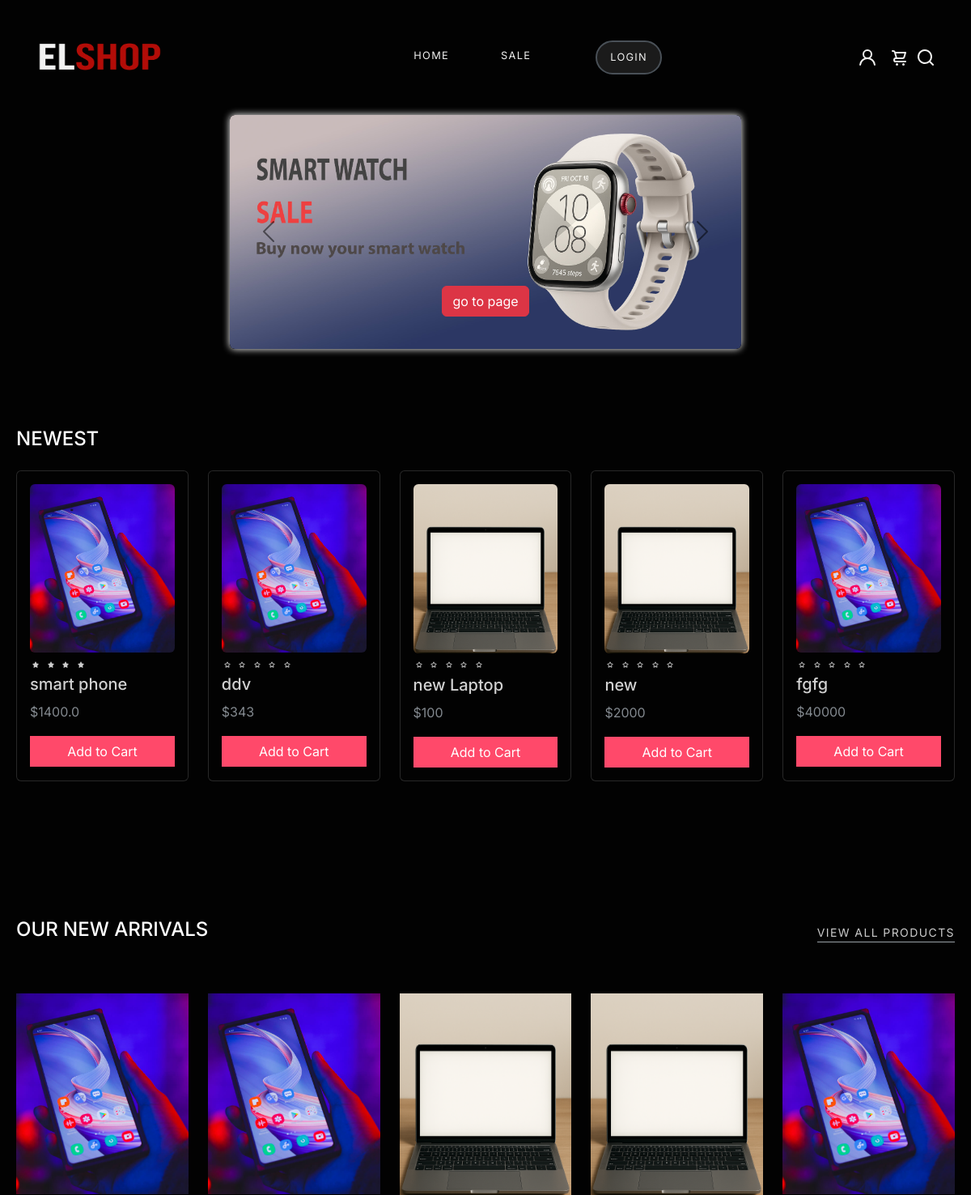
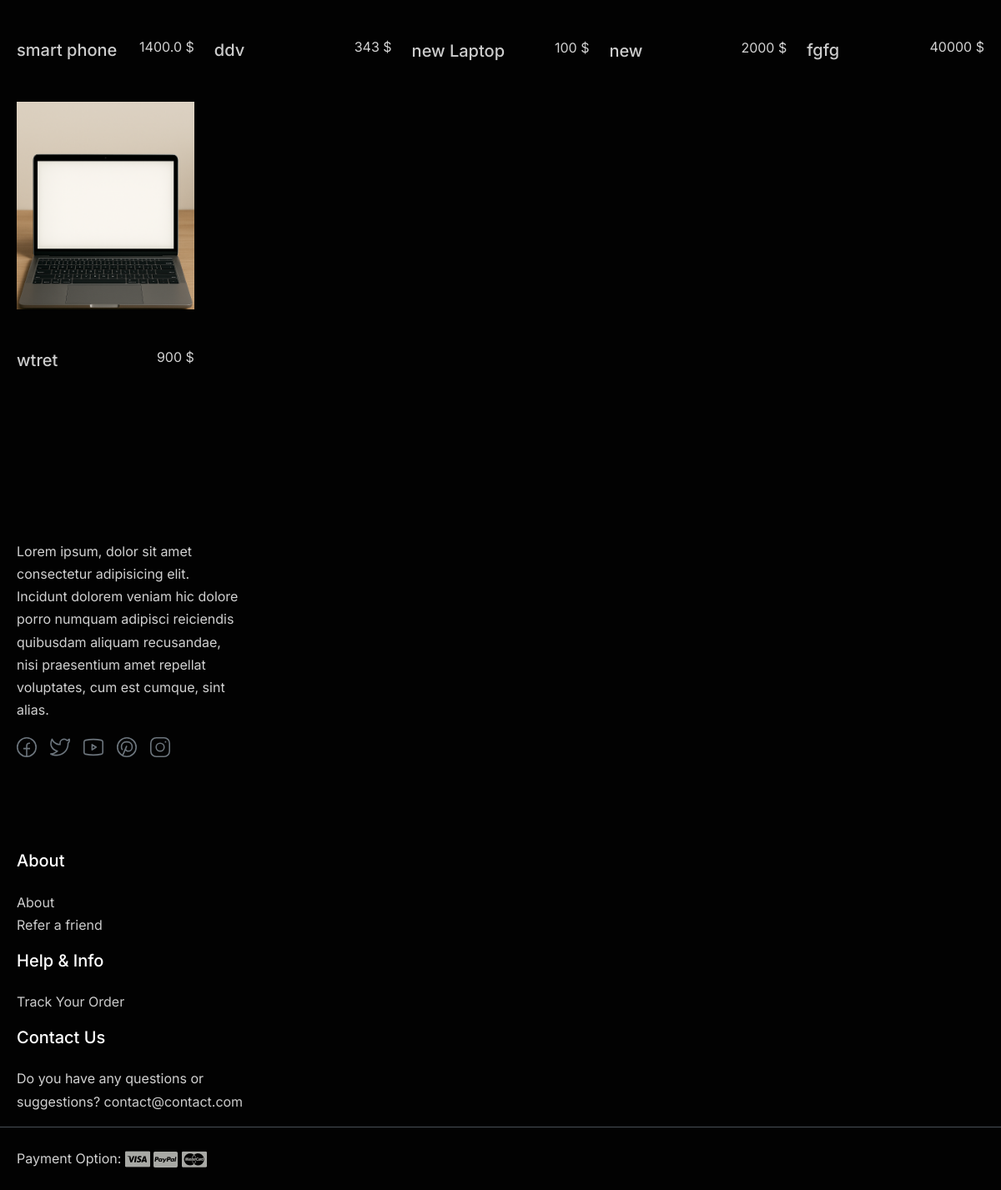
Page /sale/ on the committed database (2 pictures, top to bottom).
### shop/models.py (models this page shows, shortened)
class Product(models.Model):
    name = models.CharField(max_length=255)
    mini_description = models.TextField()
    factory = models.CharField(max_length=255)
    image = models.ImageField(upload_to="upload/images/product")
    category = models.ForeignKey(Category, on_delete=models.CASCADE)
    slug = models.SlugField(unique=True,blank=True,null=True)
    count_rating = models.IntegerField(default=0)
    price = models.IntegerField(default=0)
    discount = models.IntegerField(default=0)
    is_sale = models.BooleanField(default=False)
    @property
    def sale_price(self):
        if self.is_sale:
            sale_p = self.price - (self.price * self.discount / 100)
            return sale_p
    @property
    def rating(self):
        count_rate = Comment.objects.filter(product_id = self.id).count()
        if count_rate != 0 :
            return self.count_rating / count_rate
        else:
            return 0
    class Meta:
        verbose_name = "Product"
        verbose_name_plural = "Products"

### shop/views.py (the view)
# urls.py: path("sale/",views.sale_page,name="sale_products"),
def sale_page(request):
    products = Product.objects.all().order_by("-discount")
    return render(request,"shop/sale_page.html",{"products":products})

### cart/cart.py (called while the page is built)
    def __len__(self):
        return len(self.cart)

### cart/context_processors.py (called while the page is built)
def cart(request):
    return {"cart":Cart(request)}

### templates/shop/sale_page.html (shortened to what this page needs)
{% extends 'index.html' %}
{% load static %}
{% block content %}
    <div class="container w-100">
        <div class="row d-flex justify-content-center">
            <div class="col-sm-12 col-lg-7">
                <div id="carouselExampleAutoplaying" class="carousel slide" data-bs-ride="carousel">
                <div class="carousel-inner rounded shadow-light">
                    <div class="carousel-item active">
                    <img src="{% static 'images/banwatch1.jpg' %}" class="d-block w-100 rounded-2" alt="...">
                        <div class="carousel-caption ">
                            <a href="{% url 'category' 'watch' %}" class="btn btn-danger rounded">go to page</a>
                        </div>
                    </div>
                </div>
                <button class="carousel-control-prev" type="button" data-bs-target="#carouselExampleAutoplaying" data-bs-slide="prev">
                    <span class="carousel-control-prev-icon" aria-hidden="true"></span>
                </button>
                <button class="carousel-control-next" type="button" data-bs-target="#carouselExampleAutoplaying" data-bs-slide="next">
                    <span class="carousel-control-next-icon" aria-hidden="true"></span>
                </button>
                </div>
            </div>
        </div>
    </div>
<section id="new-arrival"
    class="new-arrival py-5">
    <div class="container-fluid">
      <div class="d-flex flex-wrap justify-content-between align-items-center mt-5 mb-3">
        <h4 class="text-uppercase">Newest</h4>
      </div>
      <div data-aos="fade-in" class="overflow-x-auto">
        <div class="row row-cols-2 row-cols-md-3 row-cols-lg-5 d-flex flex-nowrap">
          {% for product in products %}
                <div class="col-md-4 mb-4">
                    <div class="card h-100">
                        <div class="card-body">
                            <div class="image-holder position-relative">
                                <a href="{% url 'product' product.slug %}">
                                <img src="{{product.image.url}}" alt="categories" class="product-image rounded img-fluid">
                                <div class="rating">
                                    {% if product.rating > 0 %}
                                        {% with " "|center:product.rating as range %}
                                            {% for _ in range %}
                                              <svg width="14" height="14" viewBox="0 0 15 15"><use xlink:href="#star-solid"></use></svg>
                                            {% endfor %}
                                        {% endwith %}
                                    {% else %}
                                        <svg width="14" height="14" viewBox="0 0 15 15"><use xlink:href="#star-outline"></use></svg>
                                        <svg width="14" height="14" viewBox="0 0 15 15"><use xlink:href="#star-outline"></use></svg>
                                        <svg width="14" height="14" viewBox="0 0 15 15"><use xlink:href="#star-outline"></use></svg>
                                        <svg width="14" height="14" viewBox="0 0 15 15"><use xlink:href="#star-outline"></use></svg>
                                        <svg width="14" height="14" viewBox="0 0 15 15"><use xlink:href="#star-outline"></use></svg>
                                    {% endif %}
                                </div>
                                </a>
                            </div>
                            <h5 class="card-title">{{product.name}}</h5>
                            {% if product.is_sale %}
                                <p class="card-text text-muted">${{product.sale_price}}</p>
                            {% else %}
                                <p class="card-text text-muted">${{product.price}}</p>
                            {% endif %}
                            <button data-index="{{product.id}}" class="btn btn-primary w-100 add-cart-mini">Add to Cart</button>
                        </div>
                    </div>
                </div>
          {% endfor %}
        </div>
      </div>
    </div>
</section>
<section id="new-arrival"
    class="new-arrival py-5">
    <div class="container-fluid">
      <div class="d-flex flex-wrap justify-content-between align-items-center mt-5 mb-3">
        <h4 class="text-uppercase">Our New Arrivals</h4>
        <a href="{% url 'shop' %}" class="btn-link">View All Products</a>
      </div>
      <div data-aos="fade-in">
        <div class="row row-cols-2 row-cols-md-3 row-cols-lg-5">
          {% for product in products %}
            <div class="col">
              <div class="product-item hover-effect-slide">
                <div class="image-holder position-relative">
                  <a href="{% url 'product' product.slug %}">
                    <img src="{{ product.image.url }}" alt="product" class="product-image img-fluid">
                    <div class="rating">
                    </div>
                  </a>
                </div>
                <div class="product-content d-flex flex-column flex-md-row justify-content-between align-items-md-center">
                  <h5 class="fs-5 mt-3">
                    <a href="{% url 'product' product.slug %}">{{product.name}}</a>
                  </h5>
                  {% if product.is_sale %}
                    <span> {{ product.sale_price }} $</span>
                  {% else %}
                    <span>{{ product.price }} $</span>
                  {% endif %}
                </div>
              </div>
            </div>
          {% endfor %}
        </div>
      </div>
    </div>
  </section>
{% endblock content %}

### static/css/style.css (style rules this page uses)
body { --heading-font: "Inter", Roboto, sans-serif; --heading-font-weight: 500; --heading-color: var(--bs-dark); --heading-line-height: 1.24; --swiper-theme-color: var(--bs-primary); --swiper-pagination-bottom: 0; --swiper-pagination-bullet-inactive-color: #fff; --swiper-pagination-bullet-inactive-opacity: 1; --swiper-pagination-bullet-horizontal-gap: 15px; --swiper-pagination-bullet-size: 7px; --swiper-pagination-bullet-width: 7px; --custom-easing: cubic-bezier(.17,.67,.83,.67); --bs-body-font-family: "Inter", Roboto, sans-serif; --bs-body-font-size: 1rem; --bs-body-font-weight: 400; --bs-body-line-height: 1.7; --bs-body-color: #8f8f8f; --bs-body-color-rgb: 143, 143, 143; --bs-primary: #FF496A; --bs-primary-dark: #af2c44; --bs-secondary: #6c757d; --bs-black: #020202; --bs-light: #F1F1F0; --bs-dark: #212529; --bs-gray: #9aa1a7; --bs-gray-dark: #51565b; --bs-primary-rgb: 255, 73, 106; --bs-secondary-rgb: 108, 117, 125; --bs-black-rgb: 2, 2, 2; --bs-light-rgb: 241, 241, 240; --bs-dark-rgb: 33, 37, 41; --bs-link-color: var(--bs-dark); --bs-link-color-rgb: 17, 17, 17; --bs-link-decoration: underline; --bs-link-hover-color: var(--bs-primary); --bs-link-hover-color-rgb: 17, 17, 17; }
h1, .h1, h2, .h2, h3, .h3, h4, .h4, h5, .h5, h6, .h6 { font-family: var(--heading-font); font-weight: var(--heading-font-weight); color: var(--heading-color); line-height: var(--heading-line-height); }
a { text-decoration: none; transition: all 0.3s ease-out; }
.container-fluid { max-width: 1800px; }
.btn { --bs-btn-border-radius: 0; }
.btn-primary { --bs-btn-color: #fff; --bs-btn-bg: var(--bs-primary); --bs-btn-border-color: var(--bs-primary); --bs-btn-hover-color: #fff; --bs-btn-hover-bg: var(--bs-primary-dark); --bs-btn-hover-border-color: var(--bs-primary-dark); --bs-btn-focus-shadow-rgb: 49, 132, 253; --bs-btn-active-color: #fff; --bs-btn-active-bg: var(--bs-secondary); --bs-btn-active-border-color: var(--bs-secondary); --bs-btn-active-shadow: inset 0 3px 5px rgba(0, 0, 0, 0.125); --bs-btn-disabled-color: #fff; --bs-btn-disabled-bg: var(--bs-primary); --bs-btn-disabled-border-color: var(--bs-primary); }
[data-bs-theme=dark] { color-scheme: dark; --heading-color: #fff; --bs-link-color: #CCCCCC; --bs-link-hover-color: var(--bs-primary); --bs-link-color-rgb: 204, 204, 204; --bs-link-hover-color-rgb: var(--bs-primary-rgb); --bs-body-color: #d1d1d1; --bs-body-bg: #020202; --bs-body-bg-rgb: 2, 2, 2; }
.container, .container-fluid, .container-lg, .container-md, .container-sm, .container-xl, .container-xxl { --bs-gutter-x: 2.5rem; }
.btn-link { font-size: 0.875rem; font-family: var(--bs-body-font-family); letter-spacing: 0.0875rem; text-transform: uppercase; text-decoration: none; }
a.btn-link, a.btn-link:after { transition: all .5s; }
a.btn-link { position: relative; }
a.btn-link:before, a.btn-link:after { content: ''; display: block; position: absolute; bottom: 0; left: 0; width: 0; background-color: var(--bs-dark); height: 1px; }
[data-bs-theme=dark] a.btn-link:after { background-color: var(--bs-white); }
a.btn-link:before { background-color: var(--bs-gray); width: 100%; }
.hover-effect-slide .image-holder { overflow: hidden; }
.hover-effect-slide img { transform: translateY(40px); transition: transform 0.3s ease-out; }
.shadow-light { box-shadow: 0px 0px 10px #fff; }

### rows in the picture
Product: image (picture), name "smart phone", sale_price "1400.0"
Product: image (picture), name "ddv", price "343"
Product: image (picture), name "new Laptop", price "100"
Product: image (picture), name "new", price "2000"
Product: image (picture), name "fgfg", price "40000"
Product: image (picture), name "wtret", price "900"
